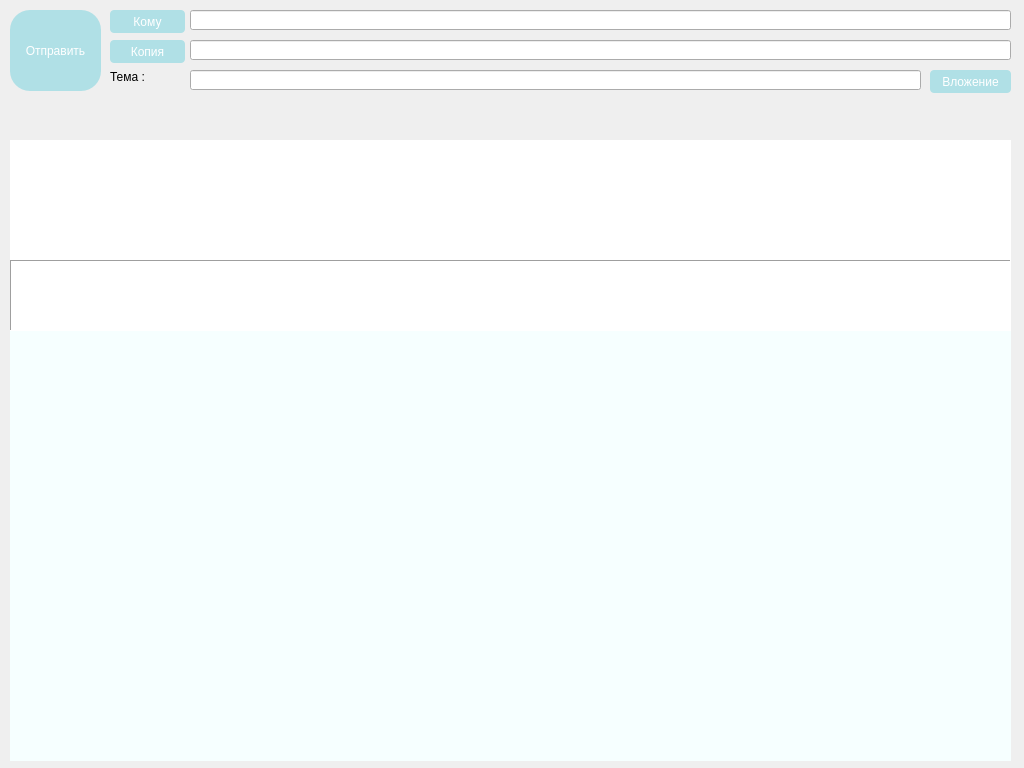
<?xml version="1.0" encoding="UTF-8"?>
<ui version="4.0">
 <class>MainWindow_reply</class>
 <widget class="QMainWindow" name="MainWindow_reply">
  <property name="geometry">
   <rect>
    <x>0</x>
    <y>0</y>
    <width>1024</width>
    <height>768</height>
   </rect>
  </property>
  <property name="windowTitle">
   <string>reply</string>
  </property>
  <property name="styleSheet">
   <string notr="true">font: 10pt &quot;Calibri&quot;;</string>
  </property>
  <widget class="QWidget" name="centralwidget">
   <widget class="QToolButton" name="toolButton_send">
    <property name="geometry">
     <rect>
      <x>10</x>
      <y>10</y>
      <width>91</width>
      <height>81</height>
     </rect>
    </property>
    <property name="styleSheet">
     <string notr="true">font: 75 12pt &quot;Calibri&quot;;
border-radius: 20px;
background-color: #b0e0e6;
color:white</string>
    </property>
    <property name="text">
     <string>Отправить</string>
    </property>
   </widget>
   <widget class="QPushButton" name="pushButton_send_email">
    <property name="geometry">
     <rect>
      <x>110</x>
      <y>10</y>
      <width>75</width>
      <height>23</height>
     </rect>
    </property>
    <property name="styleSheet">
     <string notr="true">font: 75 12pt &quot;Calibri&quot;;
border-radius: 4px;
background-color: #b0e0e6;
color:white</string>
    </property>
    <property name="text">
     <string>Кому</string>
    </property>
   </widget>
   <widget class="QPushButton" name="pushButton_copy">
    <property name="geometry">
     <rect>
      <x>110</x>
      <y>40</y>
      <width>75</width>
      <height>23</height>
     </rect>
    </property>
    <property name="styleSheet">
     <string notr="true">font: 75 12pt &quot;Calibri&quot;;
border-radius: 4px;
background-color: #b0e0e6;
color:white</string>
    </property>
    <property name="text">
     <string>Копия</string>
    </property>
   </widget>
   <widget class="QLabel" name="label_subject">
    <property name="geometry">
     <rect>
      <x>110</x>
      <y>70</y>
      <width>47</width>
      <height>13</height>
     </rect>
    </property>
    <property name="text">
     <string>Тема :</string>
    </property>
   </widget>
   <widget class="QLineEdit" name="lineEdit_send_email">
    <property name="geometry">
     <rect>
      <x>190</x>
      <y>10</y>
      <width>821</width>
      <height>20</height>
     </rect>
    </property>
   </widget>
   <widget class="QLineEdit" name="lineEdit_copy">
    <property name="geometry">
     <rect>
      <x>190</x>
      <y>40</y>
      <width>821</width>
      <height>20</height>
     </rect>
    </property>
   </widget>
   <widget class="QLineEdit" name="lineEdit_subject">
    <property name="geometry">
     <rect>
      <x>190</x>
      <y>70</y>
      <width>731</width>
      <height>20</height>
     </rect>
    </property>
   </widget>
   <widget class="QTextBrowser" name="textBrowser_reply">
    <property name="geometry">
     <rect>
      <x>10</x>
      <y>330</y>
      <width>1001</width>
      <height>431</height>
     </rect>
    </property>
    <property name="font">
     <font>
      <family>Calibri</family>
      <pointsize>10</pointsize>
      <weight>3</weight>
      <italic>true</italic>
      <bold>false</bold>
     </font>
    </property>
    <property name="styleSheet">
     <string notr="true">font: 25 italic 10pt &quot;Calibri&quot;;
background-color: rgb(246, 255, 255);</string>
    </property>
    <property name="frameShape">
     <enum>QFrame::NoFrame</enum>
    </property>
    <property name="frameShadow">
     <enum>QFrame::Sunken</enum>
    </property>
    <property name="textInteractionFlags">
     <set>Qt::TextBrowserInteraction</set>
    </property>
    <property name="openExternalLinks">
     <bool>true</bool>
    </property>
   </widget>
   <widget class="QPushButton" name="pushButton_3">
    <property name="geometry">
     <rect>
      <x>930</x>
      <y>70</y>
      <width>81</width>
      <height>23</height>
     </rect>
    </property>
    <property name="styleSheet">
     <string notr="true">font: 75 12pt &quot;Calibri&quot;;
border-radius: 4px;
background-color: #b0e0e6;
color:white</string>
    </property>
    <property name="text">
     <string>Вложение</string>
    </property>
   </widget>
   <widget class="QTextEdit" name="textEdit_perlyemail">
    <property name="geometry">
     <rect>
      <x>10</x>
      <y>140</y>
      <width>1001</width>
      <height>121</height>
     </rect>
    </property>
    <property name="styleSheet">
     <string notr="true">font: 12pt &quot;Calibri&quot;;</string>
    </property>
    <property name="frameShape">
     <enum>QFrame::NoFrame</enum>
    </property>
   </widget>
   <widget class="QTextEdit" name="textEdit_from">
    <property name="geometry">
     <rect>
      <x>10</x>
      <y>260</y>
      <width>1001</width>
      <height>71</height>
     </rect>
    </property>
    <property name="styleSheet">
     <string notr="true">font: italic 10pt &quot;Calibri&quot;;</string>
    </property>
    <property name="frameShape">
     <enum>QFrame::Panel</enum>
    </property>
    <property name="frameShadow">
     <enum>QFrame::Sunken</enum>
    </property>
   </widget>
   <widget class="QLabel" name="label_status">
    <property name="geometry">
     <rect>
      <x>10</x>
      <y>100</y>
      <width>931</width>
      <height>31</height>
     </rect>
    </property>
    <property name="styleSheet">
     <string notr="true">font: 25 10pt &quot;Calibri&quot;;</string>
    </property>
    <property name="text">
     <string/>
    </property>
   </widget>
   <widget class="QLabel" name="label_idcell">
    <property name="geometry">
     <rect>
      <x>950</x>
      <y>100</y>
      <width>47</width>
      <height>13</height>
     </rect>
    </property>
    <property name="styleSheet">
     <string notr="true">font: 8pt &quot;MS Shell Dlg 2&quot;;</string>
    </property>
    <property name="text">
     <string/>
    </property>
   </widget>
  </widget>
 </widget>
 <resources/>
 <connections/>
</ui>
